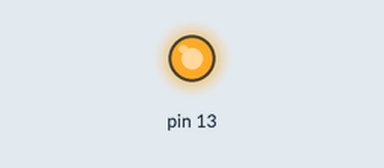
This sketch was run on a simulated Arduino Uno, built with avr-gcc and run on an emulated ATmega328P. Shown: output pins drawn as LEDs (lit = HIGH).

Above: at 1.0 s.
At 3.0 s:
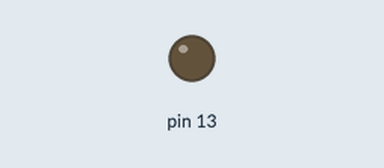
Timing chart, 0 to 11.7 s (numbered marks = the images above):
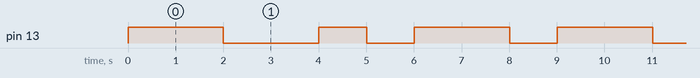

The sketch:

statemachine.ino
```cpp
void setup() {
  pinMode(13, OUTPUT);
}

const byte sequence[] = {0, 2, 3, 1, 0, 3, 2, 0, 1};
const unsigned long delayTime = 1000;
const size_t sequencelen = sizeof(sequence)/sizeof(sequence[0]);

void loop() {
  static int statenum = 0;
  unsigned long curTime = millis();
  static unsigned long baseTime = 0;

  if (curTime - baseTime > delayTime) {
    baseTime = curTime;
    statenum = (statenum + 1) % sequencelen;
  }
  switch(sequence[statenum]) {
  case 0:
    digitalWrite(13, HIGH);
    break;
  case 1:
    digitalWrite(13, LOW);
    break;
  case 2:
    digitalWrite(13, HIGH);
    break;
  case 3:
    digitalWrite(13, LOW);
    break;
  }
}
```

Measured:
- by itself, pin 13: repeats every 9.0 s: LOW 2.0 s, HIGH 1.0 s, 2 × (LOW 1.0 s, HIGH 2.0 s)
- by itself, everything shown: repeats every 9.0 s, in 6 steps
